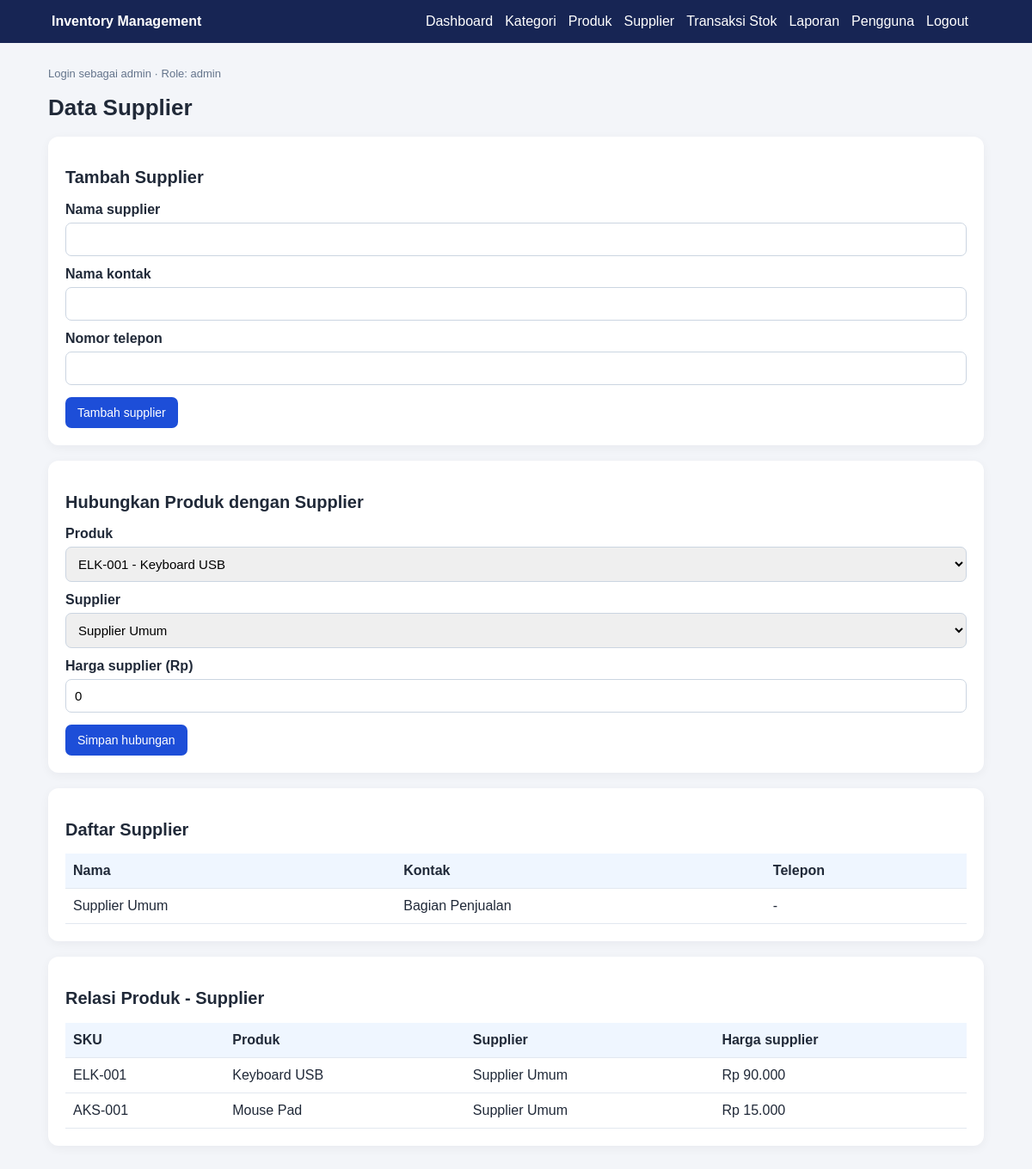
Page /suppliers.php (signed in) on the committed database.
### tables this page shows
CREATE TABLE suppliers (
  id INT UNSIGNED AUTO_INCREMENT PRIMARY KEY,
  name VARCHAR(150) NOT NULL,
  contact_person VARCHAR(100) NULL,
  phone VARCHAR(30) NULL,
  created_at TIMESTAMP NOT NULL DEFAULT CURRENT_TIMESTAMP
);

CREATE TABLE product_suppliers (
  product_id INT UNSIGNED NOT NULL,
  supplier_id INT UNSIGNED NOT NULL,
  supplier_price DECIMAL(12,2) NOT NULL DEFAULT 0,
  PRIMARY KEY (product_id, supplier_id),
  CONSTRAINT chk_supplier_price CHECK (supplier_price >= 0),
  FOREIGN KEY (product_id) REFERENCES products(id) ON UPDATE CASCADE ON DELETE CASCADE,
  FOREIGN KEY (supplier_id) REFERENCES suppliers(id) ON UPDATE CASCADE ON DELETE CASCADE
);

CREATE TABLE products (
  id INT UNSIGNED AUTO_INCREMENT PRIMARY KEY,
  category_id INT UNSIGNED NOT NULL,
  sku VARCHAR(50) NOT NULL UNIQUE,
  name VARCHAR(150) NOT NULL,
  price DECIMAL(12,2) NOT NULL DEFAULT 0,
  stock INT NOT NULL DEFAULT 0,
  minimum_stock INT NOT NULL DEFAULT 5,
  created_at TIMESTAMP NOT NULL DEFAULT CURRENT_TIMESTAMP,
  CONSTRAINT chk_product_price CHECK (price >= 0),
  CONSTRAINT chk_product_stock CHECK (stock >= 0),
  CONSTRAINT chk_product_minimum CHECK (minimum_stock >= 0),
  FOREIGN KEY (category_id) REFERENCES categories(id) ON UPDATE CASCADE ON DELETE RESTRICT
);

### helpers/escape.php (called while the page is built)
<?php
function e($value): string {
    return htmlspecialchars((string)$value, ENT_QUOTES, 'UTF-8');
}

### public/suppliers.php (the view, shortened to what this page needs)
<?php
require_once __DIR__ . '/../config/database.php';require_once __DIR__ . '/../helpers/auth.php';require_login();require_once __DIR__ . '/../helpers/escape.php';require_once __DIR__ . '/../helpers/csrf.php';
$pageTitle='Supplier';$message='';$error='';
$suppliers=$pdo->query('SELECT * FROM suppliers ORDER BY name')->fetchAll();$products=$pdo->query('SELECT id,name,sku FROM products ORDER BY name')->fetchAll();$links=$pdo->query('SELECT ps.supplier_price,p.name product_name,p.sku,s.name supplier_name FROM product_suppliers ps JOIN products p ON p.id=ps.product_id JOIN suppliers s ON s.id=ps.supplier_id ORDER BY p.name,s.name')->fetchAll();require '_header.php';
?>
<h1>Data Supplier</h1><?php if($message):?><div class="notice"><?=e($message)?></div><?php endif;?><?php if($error):?><div class="error"><?=e($error)?></div><?php endif;?>
<div class="card"><h2>Tambah Supplier</h2><form method="post"><input type="hidden" name="csrf_token" value="<?=e(csrf_token())?>"><input type="hidden" name="action" value="add"><label>Nama supplier</label><input name="name" required><label>Nama kontak</label><input name="contact"><label>Nomor telepon</label><input name="phone"><div class="actions"><button>Tambah supplier</button></div></form></div>
<?php if(($_SESSION['user']['role']??'')==='admin' && $products && $suppliers):?><div class="card"><h2>Hubungkan Produk dengan Supplier</h2><form method="post"><input type="hidden" name="csrf_token" value="<?=e(csrf_token())?>"><input type="hidden" name="action" value="link"><label>Produk</label><select name="product_id"><?php foreach($products as $p):?><option value="<?=e($p['id'])?>"><?=e($p['sku'].' - '.$p['name'])?></option><?php endforeach;?></select><label>Supplier</label><select name="supplier_id"><?php foreach($suppliers as $s):?><option value="<?=e($s['id'])?>"><?=e($s['name'])?></option><?php endforeach;?></select><label>Harga supplier (Rp)</label><input type="number" name="supplier_price" min="0" step=".01" value="0"><div class="actions"><button>Simpan hubungan</button></div></form></div><?php endif;?>
<div class="card"><h2>Daftar Supplier</h2><div class="table-wrap"><table><tr><th>Nama</th><th>Kontak</th><th>Telepon</th></tr><?php foreach($suppliers as $s):?><tr><td><?=e($s['name'])?></td><td><?=e($s['contact_person'])?></td><td><?=e($s['phone'])?></td></tr><?php endforeach;?></table></div></div>
<div class="card"><h2>Relasi Produk - Supplier</h2><div class="table-wrap"><table><tr><th>SKU</th><th>Produk</th><th>Supplier</th><th>Harga supplier</th></tr><?php foreach($links as $l):?><tr><td><?=e($l['sku'])?></td><td><?=e($l['product_name'])?></td><td><?=e($l['supplier_name'])?></td><td>Rp <?=number_format($l['supplier_price'],0,',','.')?></td></tr><?php endforeach;?></table></div></div>
<?php require '_footer.php';?>

### public/style.css (style rules this page uses)
* { box-sizing:border-box }
body { margin:0;font-family:Arial,sans-serif;background:#f3f5f9;color:#202938 }
.card { background:#fff;border-radius:12px;padding:20px;margin-bottom:18px;box-shadow:0 3px 12px #0f172a0c }
h1 { font-size:26px }
h2 { font-size:20px }
label { display:block;margin:12px 0 6px;font-weight:bold }
input,select { width:100%;padding:10px;border:1px solid #cbd5e1;border-radius:7px;font-size:15px }
button,.btn { display:inline-block;border:0;border-radius:7px;background:#1d4ed8;color:#fff;padding:10px 14px;text-decoration:none;cursor:pointer;font-size:14px }
.actions { display:flex;gap:8px;flex-wrap:wrap;margin-top:14px }
table { border-collapse:collapse;width:100%;background:#fff }
th,td { text-align:left;border-bottom:1px solid #e2e8f0;padding:11px 9px }
th { background:#eff6ff }
.table-wrap { overflow-x:auto }

### rows in the picture
suppliers: name "Supplier Umum", contact_person "Bagian Penjualan", phone "-"
product_suppliers: product.sku "ELK-001", product.name "Keyboard USB", supplier.name "Supplier Umum", supplier_price "90.000"
product_suppliers: product.sku "AKS-001", product.name "Mouse Pad", supplier.name "Supplier Umum", supplier_price "15.000"

### other values in the picture
$_SESSION['user']['username'] "admin"
$_SESSION['user']['role'] "admin"
form field product_id "ELK-001 - Keyboard USB"
form field supplier_id "Supplier Umum"
